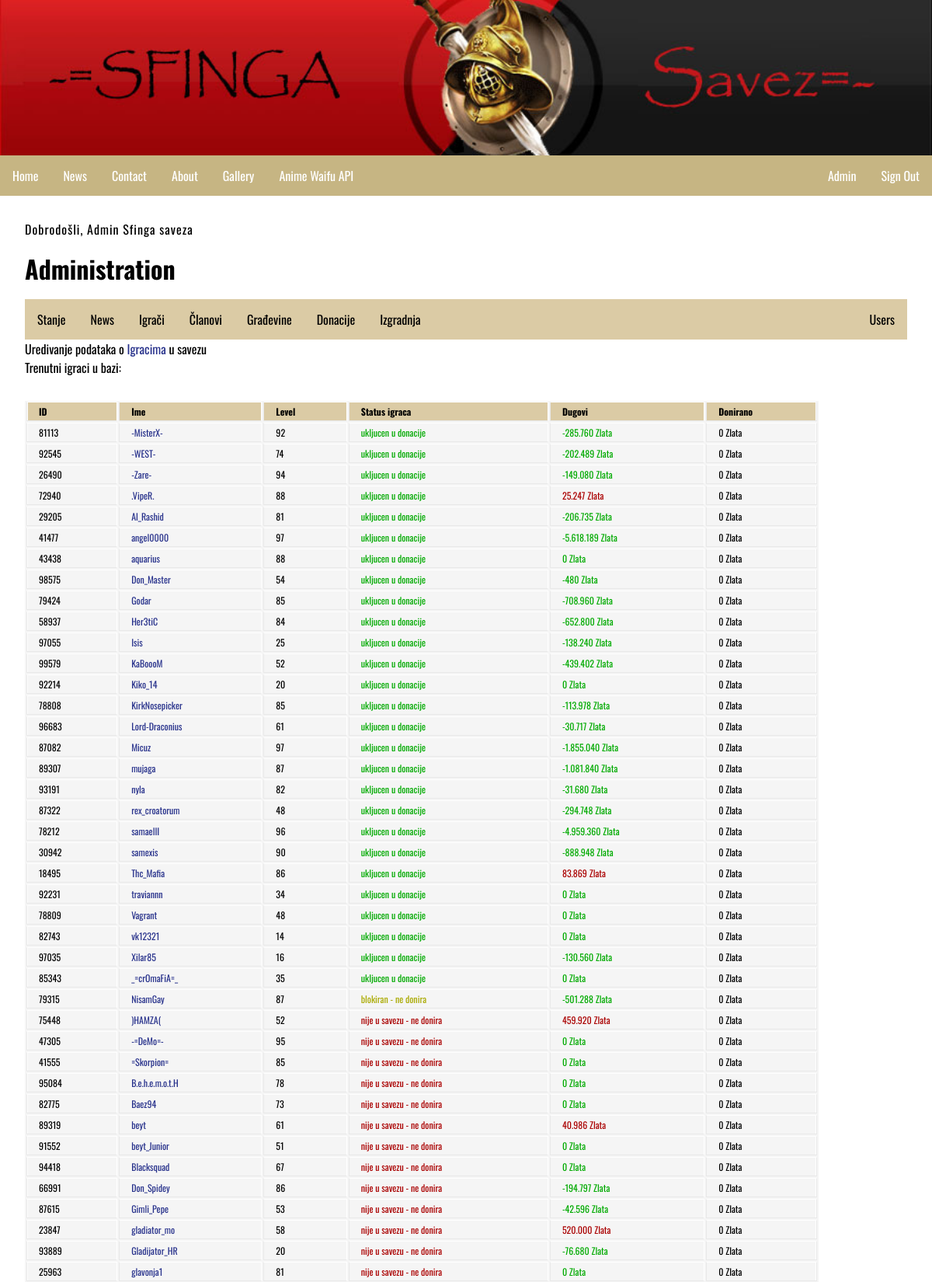
Page /index.php?menu=7&action=5 (signed in, upper part) on the committed database.
### tables this page shows
CREATE TABLE `glad_igraci` (
  `id` int(6) NOT NULL,
  `ime` char(50) NOT NULL,
  `lvl` int(3) NOT NULL,
  `stat` int(2) NOT NULL DEFAULT '2',
  `dugovi` int(11) NOT NULL DEFAULT '0',
  `dato` int(11) NOT NULL DEFAULT '0',
  `termin` datetime DEFAULT NULL,
  `ukupno` int(11) NOT NULL DEFAULT '0'
);

### admin/igrac.php (the view, shortened to what this page needs)
<?php
	$displ="";
	print "<div class=\"title_box\"><div class=\"title_inner\">Uredivanje podataka o \n";
	print "<a href=\"\" onclick=\"showhide('Igrac'); return(false);\">Igracima</a> u savezu\n";
	print "</div></div>\n";
	print "<div style=\"width:90%;\" class=\"title2_box\">\n";
	print "<div id=\"Igrac\" style=\"{$displ}\" class=\"title2_inner\">\nTrenutni igraci u bazi:<br>\n";
	print "<table border=0><tr style=\"background-color:#dbcba5; font-weight:bold;\">\n";
	print "<td>ID</td><td>Ime</td><td>Level</td><td>Status igraca</td><td>Dugovi</td><td>Donirano</td>\n";
	$result = mysqli_query($MySQL, "SELECT id,ime,lvl,stat,dugovi,dato FROM glad_igraci ORDER BY stat DESC, ime");
	$db_data = mysqli_fetch_row($result);
	while(!empty($db_data)){
	 print "<tr><td>{$db_data[0]}</td><td><a href=\"/index.php?menu=7&amp;action=5&amp;igrac={$db_data[0]}\">{$db_data[1]}</a></td>\n";
	 print "<td>{$db_data[2]}</td><td><span style=\"color:#";
	 switch ($db_data[3]) {
	   case 0: print "aa0000;\">nije u savezu - ne donira"; break;
	   case 1: print "aaaa00;\">blokiran - ne donira"; break;
	   case 2: print "00aa00;\">ukljucen u donacije"; break;
	 }
	 print "</span></td><td><span style=\"color:#";
	 if($db_data[4]>0) print "aa0000"; else print "00aa00";
	 print ";\">".number_format($db_data[4], 0, ',', '.')." Zlata</span></td>\n";
	 print "<td>".number_format($db_data[5], 0, ',', '.')." Zlata</td></tr>\n";
	 $db_data = mysqli_fetch_row($result);
	}
	print "</table></div><div>\n";
	print "</div></div>\n";
?>

### style.css (style rules this page uses)
body, html { font-family: 'Oswald', sans-serif; margin: 0; font-size: 16px; }
main a { color: #27318b; text-decoration: none; }
p { margin: 1em 0; line-height: 1.4em; letter-spacing: 1px; }
table { background: #f5f5f5; border-collapse: separate; box-shadow: inset 0 1px 0 #fff; font-size: 12px; line-height: 24px; margin: 30px auto; text-align: left; width: 100%; }
td { border-right: 1px solid #fff; border-left: 1px solid #e8e8e8; border-top: 1px solid #fff; border-bottom: 1px solid #e8e8e8; padding: 10px 15px; position: relative; transition: all 300ms; }
td:first-child { box-shadow: inset 1px 0 0 #fff; }
td:last-child { border-right: 1px solid #e8e8e8; box-shadow: inset -1px 0 0 #fff; }
tr { background: url(http://jackrugile.com/images/misc/noise-diagonal.png); }
tr:nth-child(odd) td { background: #f1f1f1 url(http://jackrugile.com/images/misc/noise-diagonal.png); }
.title2_box tr { background: none; line-height: 3px; }
.title2_box tr:nth-child(odd) td { background: none; }

### rows in the picture
glad_igraci: id "81113", ime "-MisterX-", lvl "92", stat "ukljucen u donacije", dugovi "-285.760", dato "0"
glad_igraci: id "92545", ime "-WEST-", lvl "74", stat "ukljucen u donacije", dugovi "-202.489", dato "0"
glad_igraci: id "26490", ime "-Zare-", lvl "94", stat "ukljucen u donacije", dugovi "-149.080", dato "0"
glad_igraci: id "72940", ime ".VipeR.", lvl "88", stat "ukljucen u donacije", dugovi "25.247", dato "0"
glad_igraci: id "29205", ime "Al_Rashid", lvl "81", stat "ukljucen u donacije", dugovi "-206.735", dato "0"
glad_igraci: id "41477", ime "angel0000", lvl "97", stat "ukljucen u donacije", dugovi "-5.618.189", dato "0"
glad_igraci: id "43438", ime "aquarius", lvl "88", stat "ukljucen u donacije", dugovi "0", dato "0"
glad_igraci: id "98575", ime "Don_Master", lvl "54", stat "ukljucen u donacije", dugovi "-480", dato "0"
glad_igraci: id "79424", ime "Godar", lvl "85", stat "ukljucen u donacije", dugovi "-708.960", dato "0"
glad_igraci: id "58937", ime "Her3tiC", lvl "84", stat "ukljucen u donacije", dugovi "-652.800", dato "0"
glad_igraci: id "97055", ime "Isis", lvl "25", stat "ukljucen u donacije", dugovi "-138.240", dato "0"
glad_igraci: id "99579", ime "KaBoooM", lvl "52", stat "ukljucen u donacije", dugovi "-439.402", dato "0"
glad_igraci: id "92214", ime "Kiko_14", lvl "20", stat "ukljucen u donacije", dugovi "0", dato "0"
glad_igraci: id "78808", ime "KirkNosepicker", lvl "85", stat "ukljucen u donacije", dugovi "-113.978", dato "0"
glad_igraci: id "96683", ime "Lord-Draconius", lvl "61", stat "ukljucen u donacije", dugovi "-30.717", dato "0"
glad_igraci: id "87082", ime "Micuz", lvl "97", stat "ukljucen u donacije", dugovi "-1.855.040", dato "0"
glad_igraci: id "89307", ime "mujaga", lvl "87", stat "ukljucen u donacije", dugovi "-1.081.840", dato "0"
glad_igraci: id "93191", ime "nyla", lvl "82", stat "ukljucen u donacije", dugovi "-31.680", dato "0"
glad_igraci: id "87322", ime "rex_croatorum", lvl "48", stat "ukljucen u donacije", dugovi "-294.748", dato "0"
glad_igraci: id "78212", ime "samaelII", lvl "96", stat "ukljucen u donacije", dugovi "-4.959.360", dato "0"
glad_igraci: id "30942", ime "samexis", lvl "90", stat "ukljucen u donacije", dugovi "-888.948", dato "0"
glad_igraci: id "18495", ime "Thc_Mafia", lvl "86", stat "ukljucen u donacije", dugovi "83.869", dato "0"
glad_igraci: id "92231", ime "traviannn", lvl "34", stat "ukljucen u donacije", dugovi "0", dato "0"
glad_igraci: id "78809", ime "Vagrant", lvl "48", stat "ukljucen u donacije", dugovi "0", dato "0"
glad_igraci: id "82743", ime "vk12321", lvl "14", stat "ukljucen u donacije", dugovi "0", dato "0"
glad_igraci: id "97035", ime "Xilar85", lvl "16", stat "ukljucen u donacije", dugovi "-130.560", dato "0"
glad_igraci: id "85343", ime "_=crOmaFiA=_", lvl "35", stat "ukljucen u donacije", dugovi "0", dato "0"
glad_igraci: id "79315", ime "NisamGay", lvl "87", stat "blokiran - ne donira", dugovi "-501.288", dato "0"
glad_igraci: id "75448", ime ")HAMZA(", lvl "52", stat "nije u savezu - ne donira", dugovi "459.920", dato "0"
glad_igraci: id "47305", ime "-=DeMo=-", lvl "95", stat "nije u savezu - ne donira", dugovi "0", dato "0"
glad_igraci: id "41555", ime "=Skorpion=", lvl "85", stat "nije u savezu - ne donira", dugovi "0", dato "0"
glad_igraci: id "95084", ime "B.e.h.e.m.o.t.H", lvl "78", stat "nije u savezu - ne donira", dugovi "0", dato "0"
glad_igraci: id "82775", ime "Baez94", lvl "73", stat "nije u savezu - ne donira", dugovi "0", dato "0"
glad_igraci: id "89319", ime "beyt", lvl "61", stat "nije u savezu - ne donira", dugovi "40.986", dato "0"
glad_igraci: id "91552", ime "beyt_Junior", lvl "51", stat "nije u savezu - ne donira", dugovi "0", dato "0"
glad_igraci: id "94418", ime "Blacksquad", lvl "67", stat "nije u savezu - ne donira", dugovi "0", dato "0"
glad_igraci: id "66991", ime "Don_Spidey", lvl "86", stat "nije u savezu - ne donira", dugovi "-194.797", dato "0"
glad_igraci: id "87615", ime "Gimli_Pepe", lvl "53", stat "nije u savezu - ne donira", dugovi "-42.596", dato "0"
glad_igraci: id "23847", ime "gladiator_mo", lvl "58", stat "nije u savezu - ne donira", dugovi "520.000", dato "0"
glad_igraci: id "93889", ime "Gladijator_HR", lvl "20", stat "nije u savezu - ne donira", dugovi "-76.680", dato "0"
glad_igraci: id "25963", ime "glavonja1", lvl "81", stat "nije u savezu - ne donira", dugovi "0", dato "0"

### other values in the picture
$_SESSION['message'] "Dobrodošli, Admin Sfinga saveza"
